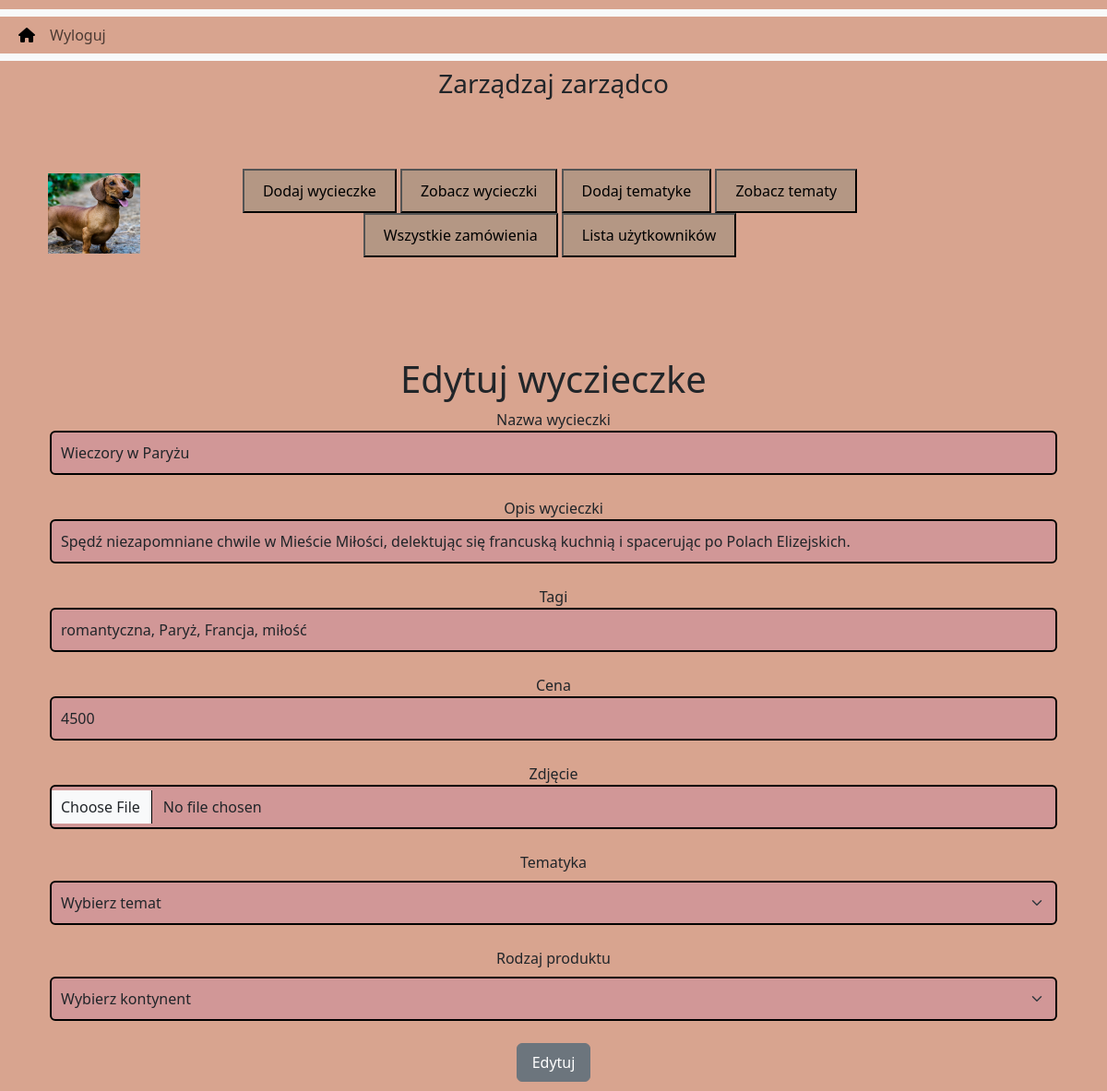
/project/admin_area/index.php?edit_trips=6, run on the app's committed database.
### tables this page shows
CREATE TABLE `trip` (
  `trip_id` int(11) NOT NULL,
  `trip_title` varchar(100) NOT NULL,
  `trip_description` varchar(255) NOT NULL,
  `topic_id` int(11) NOT NULL,
  `trip_continent` varchar(100) NOT NULL,
  `trip_picture` varchar(255) NOT NULL,
  `trip_price` varchar(255) NOT NULL,
  `Date` timestamp NOT NULL DEFAULT current_timestamp() ON UPDATE current_timestamp(),
  `Status` varchar(100) NOT NULL,
  `trip_tags` varchar(255) NOT NULL,
  `trip_start_date` timestamp NOT NULL DEFAULT '0000-00-00 00:00:00',
  `trip_end_date` timestamp NOT NULL DEFAULT '0000-00-00 00:00:00'
);

### project/admin_area/edit_trips.php (the view, shortened to what this page needs)
<?php
if (isset($_GET['edit_trips'])) {
    $edit_id = $_GET['edit_trips'];
    $get_data = "SELECT * FROM `trip` WHERE trip_id=$edit_id";
    $result = mysqli_query($con, $get_data);
    $row = mysqli_fetch_assoc($result);
    $trip_title = $row['trip_title'];
    $trip_description = $row['trip_description'];
    $trip_tags = $row['trip_tags'];
    $trip_price = $row['trip_price'];
}
?>
<div class="container mt-5 text-center">
    <h1 class="text-center">Edytuj wyczieczke</h1>
    <form action="" method="post" enctype="multipart/form-data">
        <div class="form-outline mb-4">
            <label for="trip_title" class="from-label">Nazwa wycieczki</label>
            <input type="text" class="form-control input_field" name="tript_title" value="<?php echo isset($trip_title) ? $trip_title : ''; ?>" autocomplete="off" required>
        </div>
        <div class="form-outline mb-4">
            <label for="trip_description" class="from-label">Opis wycieczki</label>
            <input type="text" class="form-control input_field" name="trip_description" value="<?php echo isset($trip_description) ? $trip_description : ''; ?>" autocomplete="off" required>
        </div>
        <div class="form-outline mb-4">
            <label for="trip_tags" class="from-label">Tagi</label>
            <input type="text" class="form-control input_field" name="trip_tags" value="<?php echo isset($trip_tags) ? $trip_tags : ''; ?>" autocomplete="off" required>
        </div>
        <div class="form-outline mb-4">
            <label for="trip_price" class="from-label">Cena</label>
            <input type="text" class="form-control input_field" name="trip_price" value="<?php echo isset($trip_price) ? $trip_price : ''; ?>" autocomplete="off" required>
        </div>
        <div class="form-outline mb-4">
            <label for="trip_picture" class="from-label">Zdjęcie</label>
            <input type="file" class="form-control input_field" name="trip_picture" autocomplete="off">
        </div>
        <div class="form-outline mb-4">
            <label for="trip_topic" class="form-label">Tematyka</label>
            <select name="trip_topic" id="trip_topic" class="form-select input_field" required>
                <option value="" disabled selected>Wybierz temat</option>
            </select>
        </div>
        <div class="mb-4 m-auto w-100">
            <label for="trip_continent" class="form-label">Rodzaj produktu</label>
            <select name="trip_continent" id="trip_continent" class="form-select input_field" required>
                <option value="" disabled selected>Wybierz kontynent</option>
            </select>
        </div>
        <input type="submit" value="Edytuj" class="btn btn-secondary py-2 px-3" name="trip_update">
    </form>
</div>

### project/style.css (style rules this page uses)
* { margin: 0; padding: 0; box-sizing: border-box; }
body { margin: 10px auto; background-color: #D8A48F!important; }
.input_field { border: 2px solid #000; padding: 10px; background-color: #d19797!important; }

### data on the page
trip: tript_title "Wieczory w Paryżu", trip_description "Spędź niezapomniane chwile w Mieście Miłości, delektując się francuską kuchnią i spacerując po Polach Elizejskich.", trip_tags "romantyczna, Paryż, Francja, miłość", trip_price "4500"
